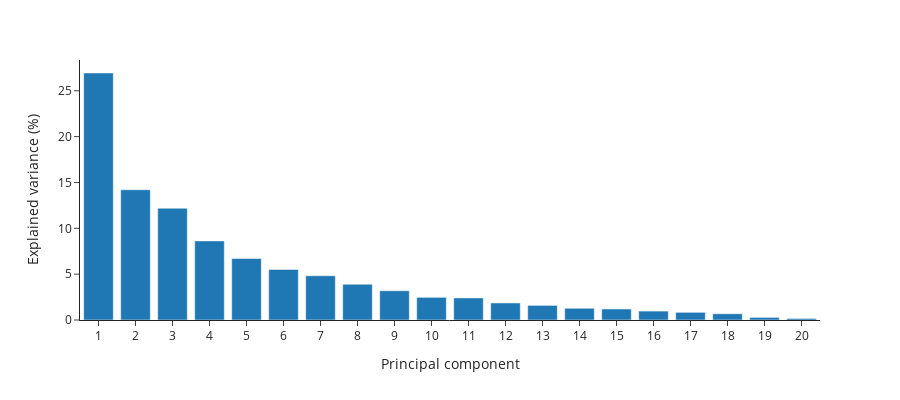

Source (notebook cell):
### Code cell
ag3.plot_pca_variance(evr)

### Figure 1 — Plotly figure (JSON) as saved in the notebook; plotly's stock layout.template omitted (floating-point values rounded to 4 significant figures)
{"data": [{"alignmentgroup": "True", "hovertemplate": "Principal component=%{x}<br>Explained variance (%)=%{y}<extra></extra>", "legendgroup": "", "marker": {"color": "#1F77B4", "pattern": {"shape": ""}}, "name": "", "offsetgroup": "", "orientation": "v", "showlegend": false, "textposition": "auto", "type": "bar", "x": ["1", "2", "3", "4", "5", "6", "7", "8", "9", "10", "11", "12", "13", "14", "15", "16", "17", "18", "19", "20"], "xaxis": "x", "y": [26.94, 14.21, 12.19, 8.628, 6.704, 5.52, 4.823, 3.901, 3.193, 2.472, 2.409, 1.859, 1.595, 1.28, 1.198, 0.9743, 0.8364, 0.6818, 0.284, 0.1699], "yaxis": "y"}], "layout": {"barmode": "relative", "height": 400, "legend": {"tracegroupgap": 0}, "margin": {"t": 60}, "width": 900, "xaxis": {"anchor": "y", "domain": [0, 1], "title": {"text": "Principal component"}}, "yaxis": {"anchor": "x", "domain": [0, 1], "title": {"text": "Explained variance (%)"}}}}
